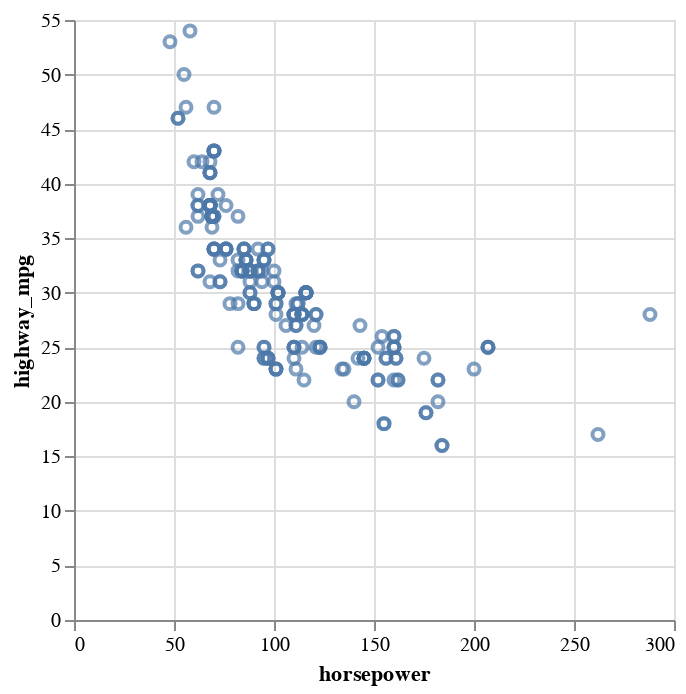

The cell this chart's notebook holds for it:
### Markdown cell above
Both syntaxes produce the same result. Notice that we are not specifying the type of variables; therefore, Altair assumes both are quantitative. However, we can do it.

A scatterplot using short-hand syntax and specifying the type of variables

### Code cell
# A scatterplot using short-hand syntax and specifying the type of variables
alt.Chart(df).mark_point().encode(
    x='horsepower:Q',
    y='highway_mpg:Q',
)

### Figure 1 — Vega-Lite specification as saved in the notebook (floating-point values rounded to 4 significant figures; data arrays with more than 128 entries replaced by an {"elided": "..."} marker saying what was removed)
{"config": {"view": {"continuousWidth": 300, "continuousHeight": 300}}, "data": {"name": "data-387f081f80cceeb89d7db8f93752da3d"}, "mark": {"type": "point"}, "encoding": {"x": {"field": "horsepower", "type": "quantitative"}, "y": {"field": "highway_mpg", "type": "quantitative"}}, "$schema": "https://vega.github.io/schema/vega-lite/v5.16.3.json", "datasets": {"data-387f081f80cceeb89d7db8f93752da3d": {"elided": "205 records"}}}
